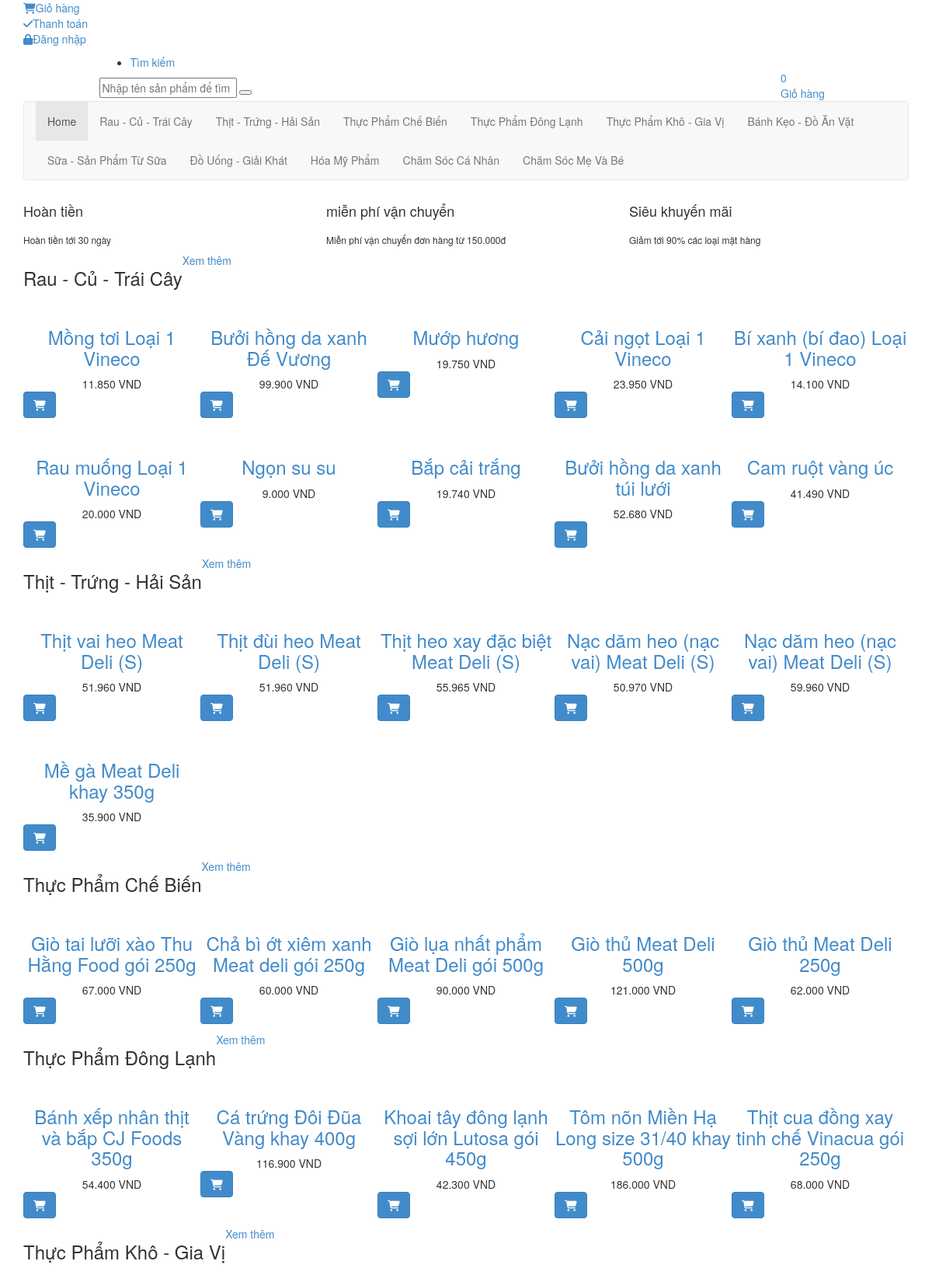
The page / (upper part) on the database its author committed.
### tables this page shows
CREATE TABLE `danhmuc` (
  `id` int(11) NOT NULL,
  `tendanhmuc` varchar(100) NOT NULL
);

CREATE TABLE `sanpham` (
  `id` int(11) NOT NULL,
  `tensp` varchar(100) NOT NULL,
  `anh` varchar(255) NOT NULL,
  `mota` text NOT NULL,
  `hdsd` text NOT NULL,
  `gia` int(11) NOT NULL,
  `donvi` varchar(50) NOT NULL,
  `trangthai` int(11) NOT NULL DEFAULT '1',
  `danhmuc_id` int(11) NOT NULL,
  `ncc_id` int(11) NOT NULL
);

### pages/index.php (the view, shortened to what this page needs)
<?php
require_once('layouts/header.php');
?>
<div class="body-content outer-top-xs" id="top-banner-and-menu">
    <div class="container">
        <div class="row">
            <div class="col-xs-12 col-sm-12 homebanner-holder">
                <div class="info-boxes wow fadeInUp">
                    <div class="info-boxes-inner">
                        <div class="row">
                            <div class="col-md-6 col-sm-4 col-lg-4">
                                <div class="info-box">
                                    <div class="row">
                                        <div class="col-xs-12">
                                            <h4 class="info-box-heading green">Hoàn tiền</h4>
                                        </div>
                                    </div>
                                    <h6 class="text">Hoàn tiền tới 30 ngày</h6>
                                </div>
                            </div>
                            <div class="hidden-md col-sm-4 col-lg-4">
                                <div class="info-box">
                                    <div class="row">
                                        <div class="col-xs-12">
                                            <h4 class="info-box-heading green">miễn phí vận chuyển</h4>
                                        </div>
                                    </div>
                                    <h6 class="text">Miễn phí vận chuyển đơn hàng từ 150.000đ</h6>
                                </div>
                            </div>
                            <div class="col-md-6 col-sm-4 col-lg-4">
                                <div class="info-box">
                                    <div class="row">
                                        <div class="col-xs-12">
                                            <h4 class="info-box-heading green">Siêu khuyến mãi</h4>
                                        </div>
                                    </div>
                                    <h6 class="text">Giảm tới 90% các loại mặt hàng</h6>
                                </div>
                            </div>
                        </div>
                    </div>
                </div>
                <?php
                $stmt_danhmuc = $conn->prepare("SELECT * FROM danhmuc");
                $stmt_danhmuc->setFetchMode(PDO::FETCH_ASSOC);
                $stmt_danhmuc->execute();
                $a = $stmt_danhmuc->rowCount();
                if ($a > 0) :
                    while ($row_danhmuc = $stmt_danhmuc->fetch()) :
                ?>
                        <div id="product-tabs-slider" class="scroll-tabs outer-top-vs wow fadeInUp">
                            <div class="more-info-tab clearfix ">
                                <h3 class="new-product-title pull-left"><?= $row_danhmuc['tendanhmuc'] ?></h3>
                                <a href="<?= HOME ?>/danhmuc/<?= $row_danhmuc['id'] ?>">Xem thêm</a>
                            </div>
                            <div class="tab-content outer-top-xs">
                                <div class="tab-pane in active" id="all">
                                    <div class="product-slider">
                                        <div class="owl-carousel home-owl-carousel custom-carousel owl-theme" data-item="4" style="opacity: 1; display: block;">
                                            <div class="owl-wrapper-outer">
                                                <div class="owl-wrapper" style="width: 100%; left: 0px; display: flex; flex-wrap: wrap; justify-content: flex-start;">
                                                    <?php
                                                    $stmt_sanpham = $conn->prepare("SELECT * FROM sanpham WHERE danhmuc_id = '" . $row_danhmuc['id'] . "' order by sanpham.id DESC LIMIT 10");
                                                    $stmt_sanpham->setFetchMode(PDO::FETCH_ASSOC);
                                                    $stmt_sanpham->execute();
                                                    $b = $stmt_sanpham->rowCount();
                                                    if ($b > 0) :
                                                        while ($row_sanpham = $stmt_sanpham->fetch()) :
                                                    ?>
                                                            <div class="owl-item product-wrapper" style="width: 20%;">
                                                                <div class="item item-carousel">
                                                                    <div class="products">
                                                                        <div class="product">
                                                                            <div class="product-image">
                                                                                <div class="image">
                                                                                </div>
                                                                            </div>
                                                                            <div class="product-info text-center">
                                                                                <h3 class="name">
                                                                                    <a href="<?= HOME ?>/sanpham/<?= $row_sanpham['id'] ?>">
                                                                                        <?= $row_sanpham['tensp'] ?>
                                                                                    </a>
                                                                                </h3>
                                                                                    <div class="product-price">
                                                                                        <span class="price">
                                                                                            <?= number_format($row_sanpham['gia'], 0, ',', '.') ?> VND
                                                                                        </span>
                                                                                    </div>
                                                                            </div>
                                                                            <div class="cart clearfix animate-effect">
                                                                                <div class="action">
                                                                                    <a href="<?= HOME ?>/themgiohang/<?= $row_sanpham['id'] ?>">
                                                                                        <ul class="list-unstyled">
                                                                                            <li class="add-cart-button btn-group">
                                                                                                <button data-toggle="tooltip" class="btn btn-primary icon" type="button" title="" data-original-title="Thêm">
                                                                                                    <i class="fa fa-shopping-cart"></i>
                                                                                                </button>
                                                                                            </li>
                                                                                        </ul>
                                                                                    </a>
                                                                                </div>
                                                                            </div>
                                                                        </div>
                                                                    </div>
                                                                </div>
                                                            </div>
                                                    <?php
                                                        endwhile;
                                                    endif;
                                                    ?>
                                                </div>
                                            </div>
                                        </div>
                                    </div>
                                </div>
                            </div>
                        </div>
                <?php
                    endwhile;
                endif;
                ?>
            </div>
        </div>
    </div>
</div>
<?php
require_once('layouts/footer.php');
?>

### index.php (shortened to what this page needs)
<?php
include('systems/config.php');
$url = isset($_GET['url']) ? $_GET['url'] : '';
$url = rtrim($url, '/');
$url = explode('/', $url);
if (isset($url[1])) {
    $id = isset($url[1]) ? $url[1] : '';
    $filename = 'pages/' . $url[0] . '.php';
    if (file_exists($filename)) {
        require_once('pages/' . $url[0] . '.php');
    } else {
        require_once('pages/404.php');
    }
} else {
    require_once('pages/index.php');
}

### layouts/header.php (shortened to what this page needs)
<!DOCTYPE html>
<html lang="en">
<head>
    <link rel="stylesheet" href="<?= HOME ?>/assets/css/bootstrap.min.css">
    <link rel="stylesheet" href="<?= HOME ?>/assets/css/main.css">
    <link rel="stylesheet" href="<?= HOME ?>/assets/css/blue.css">
    <link rel="stylesheet" href="<?= HOME ?>/assets/css/owl.carousel.css">
    <link rel="stylesheet" href="<?= HOME ?>/assets/css/owl.transitions.css">
    <link rel="stylesheet" href="<?= HOME ?>/assets/css/animate.min.css">
    <link rel="stylesheet" href="<?= HOME ?>/assets/css/rateit.css">
    <link rel="stylesheet" href="<?= HOME ?>/assets/css/bootstrap-select.min.css">
    <link rel="stylesheet" href="<?= HOME ?>/assets/css/font-awesome.css">
</head>
<body class="cnt-home">
    <header class="header-style-1">
        <div class="top-bar animate-dropdown">
            <div class="container">
                <div class="header-top-inner">
                    <div class="cnt-account">
                        <ul class="list-unstyled">
                            <?php
                            if (isset($_SESSION['dangnhap'])) :
                            ?>
                                <li><a href="<?= HOME ?>/taikhoan"><i class="icon fa fa-user"></i>Tài khoản</a></li>
                                <li><a href="<?= HOME ?>/giohang"><i class="icon fa fa-shopping-cart"></i>Giỏ hàng</a></li>
                                <li><a href="<?= HOME ?>/hoadon"><i class="icon fa fa-list-alt"></i>Hoá đơn</a></li>
                                <li>
                                    <form action="" method="POST">
                                        <input type="submit" name="logout" class="btn" value="Đăng xuất" style="background-color: transparent; color: rgba(255,255,255,0.8); font-size: 12px"></input>
                                    </form>
                                </li>
                            <?php
                            else :
                            ?>
                                <li><a href="<?= HOME ?>/giohang"><i class="icon fa fa-shopping-cart"></i>Giỏ hàng</a></li>
                                <li><a href=""><i class="icon fa fa-check"></i>Thanh toán</a></li>
                                <li><a href="<?= HOME ?>/dangnhap"><i class="icon fa fa-lock"></i>Đăng nhập</a></li>
                            <?php
                            endif;
                            ?>
                        </ul>
                    </div>
                </div>
            </div>
        </div>
        <div class="main-header">
            <div class="container">
                <div class="row">
                    <div class="col-xs-12 col-sm-12 col-md-1 logo-holder">
                        <div class="logo">
                        </div>
                    </div>
                    <div class="col-xs-12 col-sm-12 col-md-9 top-search-holder">
                        <div class="search-area">
                            <form method="POST" action="<?= HOME ?>/timkiem">
                                <div class="control-group">
                                    <ul class="categories-filter animate-dropdown">
                                        <li class="dropdown">
                                            <a class="dropdown-toggle" data-toggle="dropdown" href="category.html">Tìm kiếm</a>
                                        </li>
                                    </ul>
                                    <input class="search-field" name="timkiem" placeholder="Nhập tên sản phẩm để tìm kiếm..." />
                                    <button type="submit" name="search-btn" class="search-button" href="#"></button>
                                </div>
                            </form>
                        </div>
                    </div>
                    <div class="col-xs-12 col-sm-12 col-md-2 animate-dropdown top-cart-row" padding-right="0">
                        <div class="dropdown dropdown-cart ">
                            <a href="#" class="dropdown-toggle lnk-cart" data-toggle="dropdown">
                                <div class="items-cart-inner">
                                    <div class="basket">
                                        <i class="glyphicon glyphicon-shopping-cart"></i>
                                    </div>
                                    <div class="basket-item-count"><span class="count"><?= isset($_SESSION['giohang']) ? count($_SESSION['giohang']) : 0 ?></span></div>
                                    <div class="total-price-basket">
                                        <span class="lbl">Giỏ hàng</span>
                                    </div>
                                </div>
                            </a>
                        </div>
                    </div>
                </div>
            </div>
        </div>
        <div class="header-nav animate-dropdown">
            <div class="container">
                <div class="yamm navbar navbar-default" role="navigation">
                    <div class="nav-bg-class">
                        <div class="navbar-collapse collapse" id="mc-horizontal-menu-collapse">
                            <div class="nav-outer">
                                <ul class="nav navbar-nav">
                                    <li class="dropdown yamm-fw <?php echo !isset($id) ? 'active' : '' ?>">
                                        <a href="<?= HOME ?>">Home</a>
                                    </li>
                                    <?php
                                    $stmt = $conn->prepare("SELECT * FROM danhmuc");
                                    $stmt->setFetchMode(PDO::FETCH_ASSOC);
                                    $stmt->execute();
                                    while ($row = $stmt->fetch()) :
                                    ?>
                                        <li class="dropdown yamm-fw <?php echo isset($id) && $id == $row['id'] ? 'active' : '' ?>">
                                            <a href="<?= HOME ?>/danhmuc/<?= $row['id'] ?>"><?= $row['tendanhmuc'] ?></a>
                                        </li>
                                    <?php
                                    endwhile;
                                    ?>
                                </ul>
                                <div class="clearfix"></div>
                            </div>
                        </div>
                    </div>
                </div>
            </div>
        </div>
    </header>

### layouts/footer.php (shortened to what this page needs)
</body>
</html>

### rows shown on the page
danhmuc: tendanhmuc "Rau - Củ - Trái Cây"
danhmuc: tendanhmuc "Thịt - Trứng - Hải Sản"
danhmuc: tendanhmuc "Thực Phẩm Chế Biến"
danhmuc: tendanhmuc "Thực Phẩm Đông Lạnh"
danhmuc: tendanhmuc "Thực Phẩm Khô - Gia Vị"
danhmuc: tendanhmuc "Bánh Kẹo - Đồ Ăn Vặt"
danhmuc: tendanhmuc "Sữa - Sản Phẩm Từ Sữa"
danhmuc: tendanhmuc "Đồ Uống - Giải Khát"
danhmuc: tendanhmuc "Hóa Mỹ Phẩm"
danhmuc: tendanhmuc "Chăm Sóc Cá Nhân"
danhmuc: tendanhmuc "Chăm Sóc Mẹ Và Bé"
sanpham: tensp "Mồng tơi Loại 1 Vineco", gia "11.850"
sanpham: tensp "Bưởi hồng da xanh Đế Vương", gia "99.900"
sanpham: tensp "Mướp hương", gia "19.750"
sanpham: tensp "Cải ngọt Loại 1 Vineco", gia "23.950"
sanpham: tensp "Bí xanh (bí đao) Loại 1 Vineco", gia "14.100"
sanpham: tensp "Rau muống Loại 1 Vineco", gia "20.000"
sanpham: tensp "Ngọn su su", gia "9.000"
sanpham: tensp "Bắp cải trắng", gia "19.740"
sanpham: tensp "Bưởi hồng da xanh túi lưới", gia "52.680"
sanpham: tensp "Cam ruột vàng úc", gia "41.490"
sanpham: tensp "Thịt vai heo Meat Deli (S)", gia "51.960"
sanpham: tensp "Thịt đùi heo Meat Deli (S)", gia "51.960"
sanpham: tensp "Thịt heo xay đặc biệt Meat Deli (S)", gia "55.965"
sanpham: tensp "Nạc dăm heo (nạc vai) Meat Deli (S)", gia "50.970"
sanpham: tensp "Nạc dăm heo (nạc vai) Meat Deli (S)", gia "59.960"
sanpham: tensp "Mề gà Meat Deli khay 350g", gia "35.900"
sanpham: tensp "Giò tai lưỡi xào Thu Hằng Food gói 250g", gia "67.000"
sanpham: tensp "Chả bì ớt xiêm xanh Meat deli gói 250g", gia "60.000"
sanpham: tensp "Giò lụa nhất phẩm Meat Deli gói 500g", gia "90.000"
sanpham: tensp "Giò thủ Meat Deli 500g", gia "121.000"
sanpham: tensp "Giò thủ Meat Deli 250g", gia "62.000"
sanpham: tensp "Bánh xếp nhân thịt và bắp CJ Foods 350g", gia "54.400"
sanpham: tensp "Cá trứng Đôi Đũa Vàng khay 400g", gia "116.900"
sanpham: tensp "Khoai tây đông lạnh sợi lớn Lutosa gói 450g", gia "42.300"
sanpham: tensp "Tôm nõn Miền Hạ Long size 31/40 khay 500g", gia "186.000"
sanpham: tensp "Thịt cua đồng xay tinh chế Vinacua gói 250g", gia "68.000"
